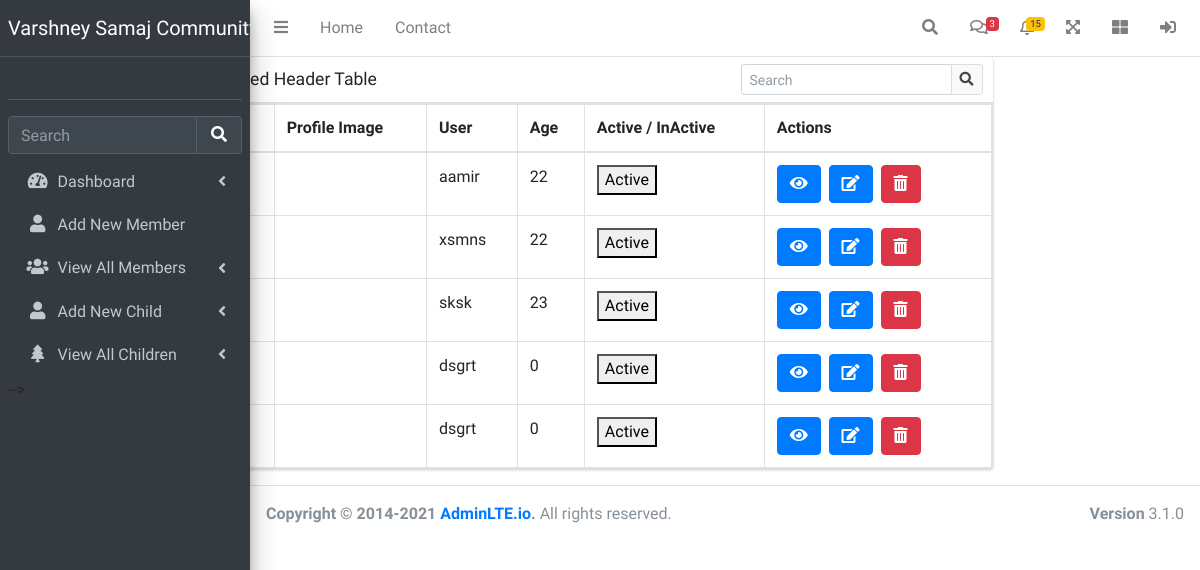
The app's page /server/childTables.php, older data.
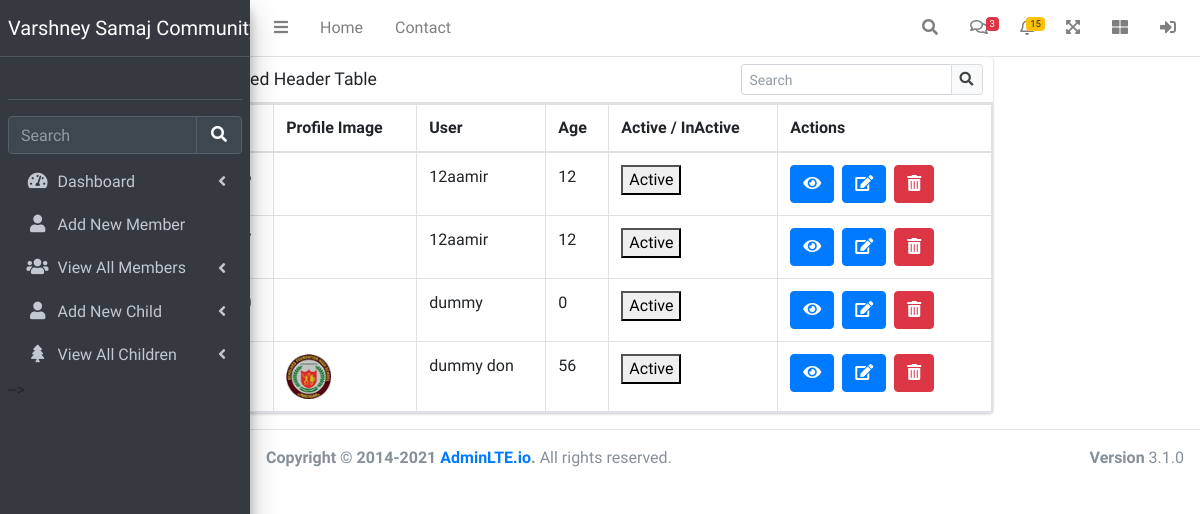
The same page, newer data.
### tables this page shows
CREATE TABLE `child` (
  `id` int(11) NOT NULL,
  `child_Name` varchar(20) NOT NULL,
  `child_email` varchar(30) NOT NULL,
  `gender` varchar(10) NOT NULL,
  `isMarriageable` varchar(5) NOT NULL,
  `age` int(3) NOT NULL,
  `education` varchar(20) NOT NULL,
  `degree` varchar(20) NOT NULL,
  `profession` varchar(30) NOT NULL,
  `height` int(10) NOT NULL,
  `dateofbirth` date NOT NULL,
  `faceofcomplexion` varchar(10) NOT NULL,
  `manglik` varchar(10) NOT NULL,
  `expectation` varchar(255) NOT NULL,
  `profile_pic` varchar(30) NOT NULL,
  `status` varchar(10) NOT NULL
);

### server/childTables.php (the view)
<?php
include "../db/conn.php";
include "../includes/header.php";
include "../includes/sidebar.php";
?>
<div class="container-fluid">
    <div class="row">
        <div class="col-md-2"></div>
        <div class="col-md-8">
            <div class="card">
                <div class="card-header">
                    <h3 class="card-title">Fixed Header Table</h3>
                    <div class="card-tools">
                        <div class="input-group input-group-sm"  >
                            <input type="text" name="table_search" class="form-control float-right"
                                placeholder="Search">
                            <div class="input-group-append">
                                <button type="submit" class="btn btn-default">
                                    <i class="fas fa-search"></i>
                                </button>
                            </div>
                        </div>
                    </div>
                </div>
                <div class="card-body table-bordered table-responsive p-0">
                    <table class="table table-head-fixed text-nowrap">
                        <thead>
                            <tr>
                                <th>ID</th>
                                <th>Profile Image</th>
                                <th>User</th>
                                <th>Age</th>
                                <th>Active / InActive</th>
                                <th>Actions</th>
                            </tr>
                        </thead>
                        <tbody>
                        <?php
                        if(isset($_GET['filter']) && $_GET['filter']=='marriageable'){
                            $sql = "SELECT * FROM child WHERE isMarriageable='yes'";
                        }else{
                            $sql = "SELECT * FROM child";
                        }
                        $result = mysqli_query($conn,$sql);
                        if (mysqli_num_rows($result) > 0) {
                            while ($row = mysqli_fetch_assoc($result)) {
                                    ?>
                                <tr>
                                    <td><?=$row["id"]?></td>
                                    <td><img src="../process/uploads/<?=$row["profile_pic"]?>" style="width: 45px;" alt=""></td>
                                    <td><?=$row["child_Name"];?></td>
                                    <td><?=$row["age"]?></td>
                                    <td><button type="submit">Active</button></td>
                                    <td>
                                    <button type="button" class="btn btn-primary" ><i class="fas fa-eye"></i></button>
                                    <a href="./childUpdate.php?id=<?=$row['id']?> "><button class="btn btn-primary ml-1" data-toggle="modal" data-target="#example"><i class="fas fa-edit"></i></button></a>
                                    <a href="../process/deleteChild.php?id=<?=$row['id']?>"><button type="submit" class="btn btn-danger ml-1" id="delete"><i class="fas fa-trash-alt"></i></button></a>
                                    </td>
                                </tr>
                                <?php
                                    }
                                } else {
                                    echo "0 results";
                                } ?>
                        </tbody>
                    </table>
                </div>
            </div>
        </div>
</div>
    </div>
<?php
include"../includes//footer.php"
?>

Row changes from the older to the newer data that the page shows:
removed child: child_Name "aamir", age "22"
removed child: child_Name "xsmns", age "22"
removed child: child_Name "sksk", age "23"
removed child: child_Name "dsgrt", age "0"
removed child: child_Name "dsgrt", age "0"
added child: child_Name "12aamir", age "12"
added child: child_Name "12aamir", age "12"
added child: child_Name "dummy", age "0"
added child: profile_pic (picture), child_Name "dummy don", age "56"
